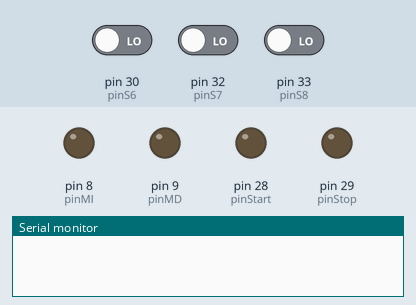
Bench run of a sketch on a simulated Arduino Mega 2560, built with avr-gcc and run on an emulated ATmega2560. On the bench: output pins drawn as LEDs (lit = HIGH), the last lines printed to the serial monitor. The inputs (shaded band) are chosen by the test bench; at power-on: pin 30 (pinS6) LOW, pin 32 (pinS7) LOW, pin 33 (pinS8) LOW.

Above: at 1.2 s.
1.3 s: pin 30 (pinS6) driven HIGH
At 2.4 s:
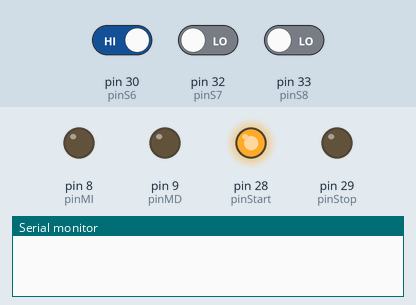
At 12.4 s:
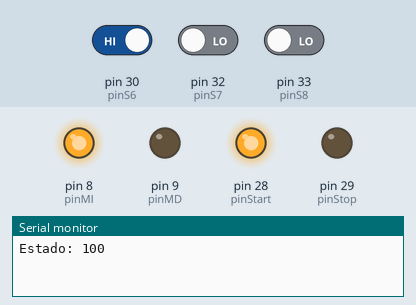
Timing chart, 0 to 12.8 s (numbered marks = the images above; inputs shaded):
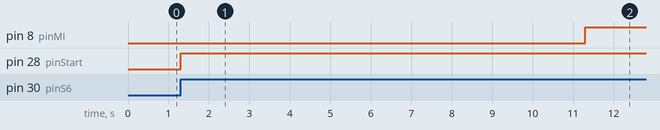

The sketch:

Peeler.ino
```cpp
// Inicialización de variables -----------------------------

#include "TimerMEF.h"
Timer t = Timer(0);

#define pinMD 9   ////////// PIN PWM
#define pinMI 8   ////////// PIN PWM
#define pinS6 30
#define pinS7 32
#define pinS8 33
#define pinStart 28
#define pinStop 29

int Banda = 0;      ////////// Variable INT
bool S6 = 0;
bool S7 = 0;
bool S8 = 0;
bool stop = 0;
bool start = 0;

int CP = 0;

// ARDUINO // Controlar()
// ~~~~~~~~~~~~~~~~~~~~~~~~~~~~~~~~~~~~~~~~~~~~~~~~~~~~~~~~~~~
int controlador_8 = 8;

void controlar(){
	/////////////////////////////// MEF para controlador_2
	switch (controlador_8) {
		case 3:
			Banda=0;
			if (t.get()>=10){controlador_8=5;CP=3;}
			break;
		case 5:
			Banda=100;
			if (S7){controlador_8=35;}
			break;
		case 7:
			Banda=1;
			if (!S8*(CP==0)){controlador_8=11;t.set(0);stop=1;start=0;}
			if (!S8*(CP>0)){controlador_8=5;}
			break;
		case 8:
			Banda=0;
			if (S6){controlador_8=3;t.set(0);start=1;stop=0;}
			break;
		case 11:
			Banda=1;
			if (t.get()>=0.6){controlador_8=8;}
			break;
    case 35:
			Banda=1;
			if (S8){controlador_8=7;CP=CP-1;}
			break;
	}
}

void setup(){
	// Definir cuales pines son salidas y cuales son entradas
  Serial.begin(9600);
	pinMode(pinMD, OUTPUT);
  pinMode(pinMI, OUTPUT);
  pinMode(pinS6, INPUT);
  pinMode(pinS7, INPUT);
  pinMode(pinS8, INPUT);
  pinMode(pinStart, OUTPUT);
  pinMode(pinStop, OUTPUT);
}

int estado_anterior = 0;
void mostrarEstado(int estado){
  if(estado_anterior != estado){
    Serial.print("Estado: ");
    Serial.println(estado);
    estado_anterior = estado;
  }
}

void loop(){
  mostrarEstado(Banda);
	medir();
	controlar();
	actuar();
}

void medir(){
	S6 = digitalRead(pinS6);
  S7 = digitalRead(pinS7);
  S8 = digitalRead(pinS8);
}

void actuar(){
	switch(Banda){
    case 100:
      analogWrite(pinMI,255);
      analogWrite(pinMD,0);
      break;
    case 0:
      analogWrite(pinMI,0);
      analogWrite(pinMD,0);
      break;
    default:
      analogWrite(pinMI,150);
      analogWrite(pinMD,0);
      break;
  }
  digitalWrite(28,start);
  digitalWrite(29,stop);
}
```

TimerMEF.cpp
```cpp
#include "Arduino.h"
#include "TimerMEF.h"

Timer::Timer(double time)
{
  unsigned long ms = (long) millis();
  _time = ms - time*1000;
}

double Timer::get()
{
  unsigned long ms = (long) millis();
  return ((double)(ms - _time))/1000;
}

double Timer::set(double time)
{
  unsigned long ms = (long) millis();
  _time = ms - time*1000;
  return ((double)(ms - _time))/1000;
}
```

TimerMEF.h
```cpp
#ifndef TimerMEF_h
#define TimerMEF_h

#include "Arduino.h"

class Timer
{
  public:
    Timer(double time);
    double set(double time);
    double get();
  private:
    unsigned long _time;
};

#endif
```

Measured:
- after the input at 1.3 s, pin 8 (pinMI): LOW → HIGH after 10.0 s; pin 28 (pinStart): LOW → HIGH at once
